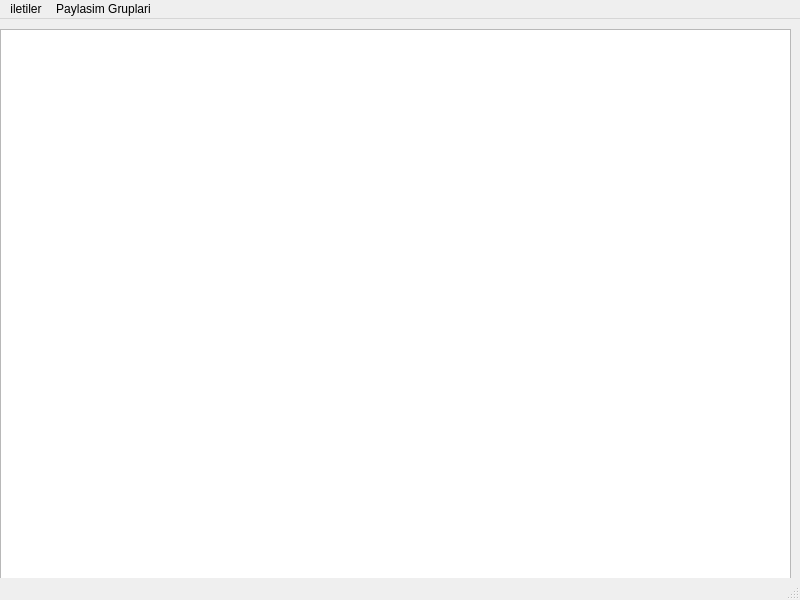
<?xml version="1.0" encoding="UTF-8"?>
<ui version="4.0">
 <class>MainWindow</class>
 <widget class="QMainWindow" name="MainWindow">
  <property name="geometry">
   <rect>
    <x>0</x>
    <y>0</y>
    <width>800</width>
    <height>600</height>
   </rect>
  </property>
  <property name="windowTitle">
   <string>MainWindow</string>
  </property>
  <widget class="QWidget" name="centralwidget">
   <widget class="QTableView" name="tableView">
    <property name="geometry">
     <rect>
      <x>0</x>
      <y>10</y>
      <width>791</width>
      <height>551</height>
     </rect>
    </property>
   </widget>
  </widget>
  <widget class="QMenuBar" name="menubar">
   <property name="geometry">
    <rect>
     <x>0</x>
     <y>0</y>
     <width>800</width>
     <height>21</height>
    </rect>
   </property>
   <widget class="QMenu" name="menuiletiler">
    <property name="title">
     <string>iletiler</string>
    </property>
    <addaction name="actionYeni_ileti"/>
    <addaction name="actionTaslak_iletiler"/>
    <addaction name="actionPaylasilan_iletiler"/>
   </widget>
   <widget class="QMenu" name="menuPaylasim_Gruplari">
    <property name="title">
     <string>Paylasim Gruplari</string>
    </property>
    <addaction name="actionGruplar"/>
    <addaction name="actionG_ncelle"/>
   </widget>
   <addaction name="menuiletiler"/>
   <addaction name="menuPaylasim_Gruplari"/>
  </widget>
  <widget class="QStatusBar" name="statusbar"/>
  <action name="actionYeni_ileti">
   <property name="text">
    <string>Yeni ileti</string>
   </property>
  </action>
  <action name="actionTaslak_iletiler">
   <property name="text">
    <string>Taslak iletiler</string>
   </property>
  </action>
  <action name="actionPaylasilan_iletiler">
   <property name="text">
    <string>Paylasilan iletiler</string>
   </property>
  </action>
  <action name="actionGruplar">
   <property name="text">
    <string>Gruplar</string>
   </property>
  </action>
  <action name="actionG_ncelle">
   <property name="text">
    <string>Güncelle</string>
   </property>
  </action>
 </widget>
 <resources/>
 <connections/>
</ui>
